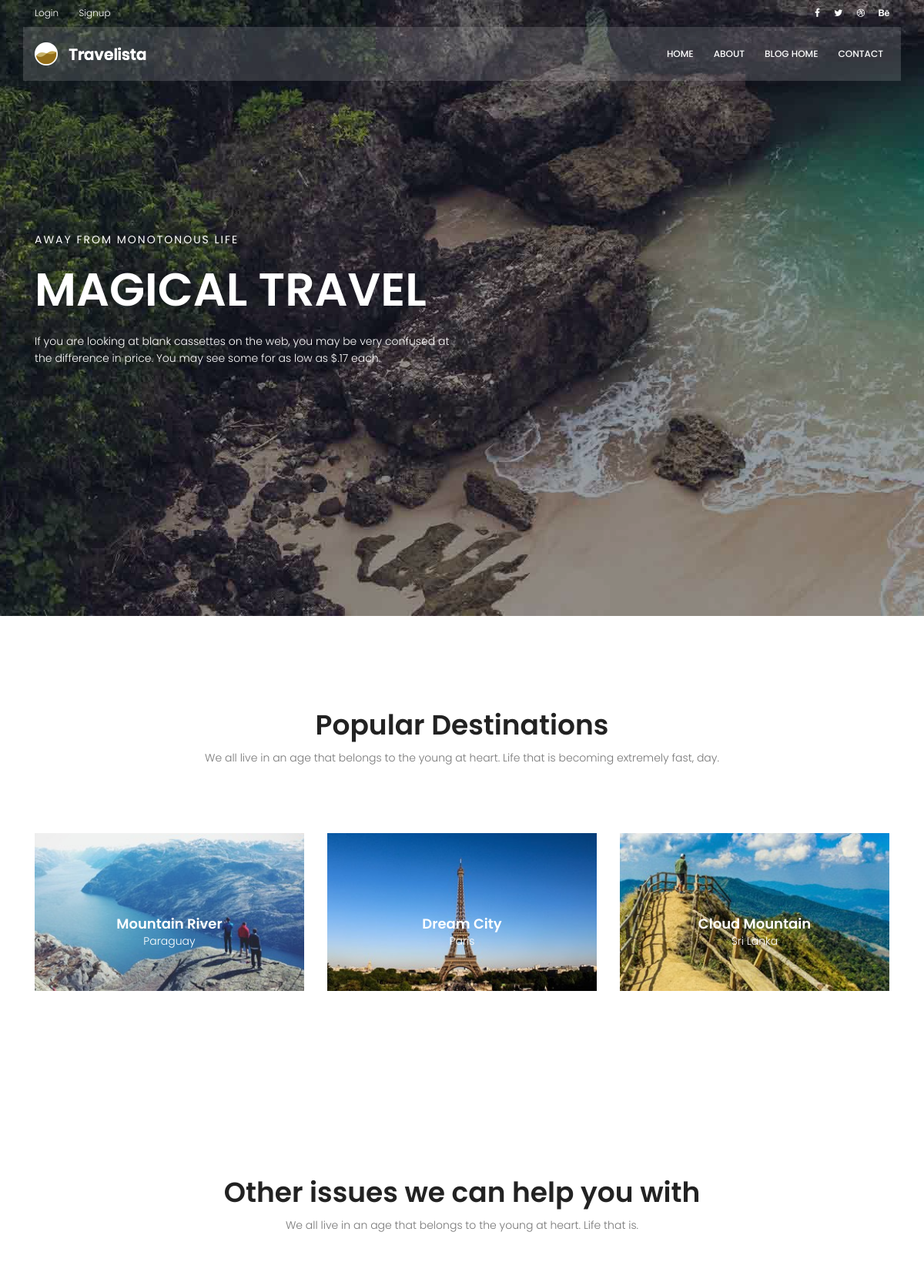
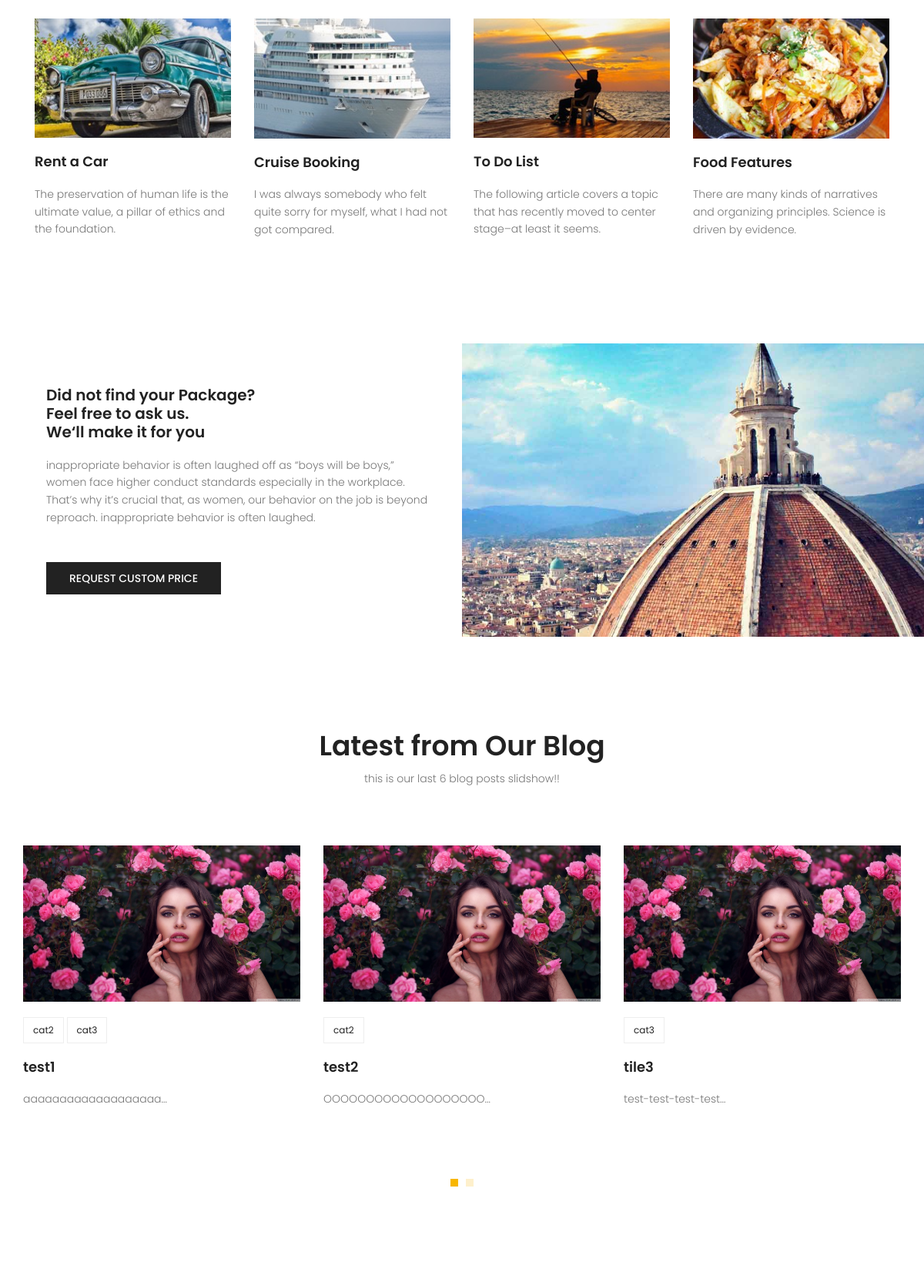
The page / (upper part) on the database its author committed (2 pictures, top to bottom).
### blog/models.py (models this page shows, shortened)
class Post(models.Model):
    image =models.ImageField(upload_to='blog/',default='blog/default.jpg')
    author = models.ForeignKey(User, on_delete=models.CASCADE ,null=True)        #authorیک کلید فرعی واسطه به یوزر
    title = models.CharField(max_length=255)
    content = models.TextField()
    tags = TaggableManager()                                                     #taggit for manage Tags
    category = models.ManyToManyField(Category)
    counted_views = models.IntegerField(default=0)
    status = models.BooleanField(default=False)
    published_date = models.DateTimeField(null=True)
    created_date = models.DateTimeField(auto_now_add=True)
    updated_date = models.DateTimeField(auto_now=True)
    login_required = models.BooleanField(default=False)                          #login requirments in posts
    class Meta:
        ordering = ['created_date']

class Category(models.Model):
        name = models.CharField(max_length=255)

### website/views.py (the view)
# urls.py: path('',index , name='index'),
def index(request):
    return render(request,'index.html')

### website/templatetags/custom_tags2.py (called while the page is built)
@register.inclusion_tag('slide-posts-index.html')
def slidshow():
    posts = Post.objects.filter(status=1).order_by('published_date')[:6]
    return {'posts': posts}

### templates/index.html (shortened to what this page needs)
	{%load static%}
	{% load custom_tags2 %}
	<!DOCTYPE html>
	<html lang="zxx" class="no-js">
	<head>
			<link rel="stylesheet" href="{% static 'css/linearicons.css' %}">
			<link rel="stylesheet" href="{% static 'css/font-awesome.min.css' %}">
			<link rel="stylesheet" href="{% static 'css/bootstrap.css' %}">
			<link rel="stylesheet" href="{% static 'css/magnific-popup.css' %}">
			<link rel="stylesheet" href="{% static 'css/jquery-ui.css' %}">
			<link rel="stylesheet" href="{% static 'css/nice-select.css' %}">
			<link rel="stylesheet" href="{% static 'css/animate.min.css' %}">
			<link rel="stylesheet" href="{% static 'css/owl.carousel.css' %}">
			<link rel="stylesheet" href="{% static 'css/main.css' %}">
		</head>
		<body>
			<header id="header">
				<div class="header-top">
					<div class="container">
			  		<div class="row align-items-center">
			  			<div class="col-lg-6 col-sm-6 col-6 header-top-left">
			  				<ul>
			  				{% if request.user.is_authenticated %}
			  						<li><a href="#">Logged in as {{ request.user.username }}</a></li>
									  <li><a href="{% url 'accounts:logout' %}">Logout</a></li>
								{% else %}
			  						<li><a href="{% url 'accounts:login' %}">Login</a></li>
									  <li><a href="{% url 'accounts:signup' %}">Signup</a></li>
								{% endif %}
			  				</ul>
			  			</div>
			  			<div class="col-lg-6 col-sm-6 col-6 header-top-right">
							<div class="header-social">
								<a href="#"><i class="fa fa-facebook"></i></a>
								<a href="#"><i class="fa fa-twitter"></i></a>
								<a href="#"><i class="fa fa-dribbble"></i></a>
								<a href="#"><i class="fa fa-behance"></i></a>
							</div>
			  			</div>
			  		</div>
					</div>
				</div>
				<div class="container main-menu">
					<div class="row align-items-center justify-content-between d-flex">
				      <div id="logo">
				        <a href="{%url 'website:index' %}"><img src="{% static 'img/logo.png' %}" alt="travel" title="" /></a>
				      </div>
				      <nav id="nav-menu-container">
				        <ul class="nav-menu">
				          <li><a href="{%url 'website:index' %}">Home</a></li>
				          <li><a href="{%url 'website:about' %}">About</a></li>
				          <li><a href="{%url 'blog:index_blog' %}">Blog Home</a></li>
				          <li><a href="{%url 'website:contact' %}">Contact</a></li>
				        </ul>
				      </nav>
					</div>
				</div>
			</header>
			<section class="banner-area relative">
				<div class="overlay overlay-bg"></div>
				<div class="container">
					<div class="row fullscreen align-items-center justify-content-between">
						<div class="col-lg-6 col-md-6 banner-left">
							<h6 class="text-white">Away from monotonous life</h6>
							<h1 class="text-white">Magical Travel</h1>
							<p class="text-white">
								If you are looking at blank cassettes on the web, you may be very confused at the difference in price. You may see some for as low as $.17 each.
							</p>
						</div>
					</div>
				</div>
			</section>
			<section class="popular-destination-area section-gap">
				<div class="container">
		            <div class="row d-flex justify-content-center">
		                <div class="menu-content pb-70 col-lg-8">
		                    <div class="title text-center">
		                        <h1 class="mb-10">Popular Destinations</h1>
		                        <p>We all live in an age that belongs to the young at heart. Life that is becoming extremely fast, day.</p>
		                    </div>
		                </div>
		            </div>
					<div class="row">
						<div class="col-lg-4">
							<div class="single-destination relative">
								<div class="thumb relative">
									<img class="img-fluid" src="{% static 'img/d1.jpg' %}" alt="alt_1">
								</div>
								<div class="desc">
									<h4>Mountain River</h4>
									<p>Paraguay</p>
								</div>
							</div>
						</div>
						<div class="col-lg-4">
							<div class="single-destination relative">
								<div class="thumb relative">
									<img class="img-fluid" src="{% static 'img/d2.jpg' %}" alt="alt2">
								</div>
								<div class="desc">
									<h4>Dream City</h4>
									<p>Paris</p>
								</div>
							</div>
						</div>
						<div class="col-lg-4">
							<div class="single-destination relative">
								<div class="thumb relative">
									<img class="img-fluid" src="{% static 'img/d3.jpg' %}" alt="alt3">
								</div>
								<div class="desc">
									<h4>Cloud Mountain</h4>
									<p>Sri Lanka</p>
								</div>
							</div>
						</div>
					</div>
				</div>
			</section>
			<section class="other-issue-area section-gap">
				<div class="container">
		            <div class="row d-flex justify-content-center">
		                <div class="menu-content pb-70 col-lg-9">
		                    <div class="title text-center">
		                        <h1 class="mb-10">Other issues we can help you with</h1>
		                        <p>We all live in an age that belongs to the young at heart. Life that is.</p>
		                    </div>
		                </div>
		            </div>
					<div class="row">
						<div class="col-lg-3 col-md-6">
							<div class="single-other-issue">
								<div class="thumb">
									<img class="img-fluid" src="{% static 'img/o1.jpg' %}" alt="alt5">
								</div>
								<a href="#">
									<h4>Rent a Car</h4>
								</a>
								<p>
									The preservation of human life is the ultimate value, a pillar of ethics and the foundation.
								</p>
							</div>
						</div>
						<div class="col-lg-3 col-md-6">
							<div class="single-other-issue">
								<div class="thumb">
									<img class="img-fluid" src="{% static 'img/o2.jpg' %}" alt="alt6">
								</div>
								<a href="#">
									<h4>Cruise Booking</h4>
								</a>
								<p>
									I was always somebody who felt quite sorry for myself, what I had not got compared.
								</p>
							</div>
						</div>
						<div class="col-lg-3 col-md-6">
							<div class="single-other-issue">
								<div class="thumb">
									<img class="img-fluid" src="{% static 'img/o3.jpg' %}" alt="alt7">
								</div>
								<a href="#">
									<h4>To Do List</h4>
								</a>
								<p>
									The following article covers a topic that has recently moved to center stage–at least it seems.
								</p>
							</div>
						</div>
						<div class="col-lg-3 col-md-6">
							<div class="single-other-issue">
								<div class="thumb">
									<img class="img-fluid" src="{% static 'img/o4.jpg' %}" alt="alt8">
								</div>
								<a href="#">
									<h4>Food Features</h4>
								</a>
								<p>
									There are many kinds of narratives and organizing principles. Science is driven by evidence.
								</p>
							</div>
						</div>
					</div>
				</div>
			</section>
			<section class="home-about-area">
				<div class="container-fluid">
					<div class="row align-items-center justify-content-end">
						<div class="col-lg-6 col-md-12 home-about-left">
							<h1>
								Did not find your Package? <br>
								Feel free to ask us. <br>
								We‘ll make it for you
							</h1>
							<p>
								inappropriate behavior is often laughed off as “boys will be boys,” women face higher conduct standards especially in the workplace. That’s why it’s crucial that, as women, our behavior on the job is beyond reproach. inappropriate behavior is often laughed.
							</p>
							<a href="#" class="primary-btn text-uppercase">request custom price</a>
						</div>
						<div class="col-lg-6 col-md-12 home-about-right no-padding">
							<img class="img-fluid" src="{% static 'img/about-img.jpg' %}" alt="alt9">
						</div>
					</div>
				</div>
			</section>
			<section class="recent-blog-area section-gap">
				<div class="container">
					<div class="row d-flex justify-content-center">
						<div class="menu-content pb-60 col-lg-9">
							<div class="title text-center">
								<h1 class="mb-10">Latest from Our Blog</h1>
								<p>this is our last 6 blog posts slidshow!!</p>
							</div>
						</div>
					</div>
					{% slidshow %}
				</div>
			</section>
		</body>
	</html>

### templates/slide-posts-index.html (shortened to what this page needs)
{%load static%}
<div class="row">
    <div class="active-recent-blog-carusel">
    {% for post in posts %}
    <div class="single-recent-blog-post item">
        <div class="thumb">
            <img class="img-fluid" src="{{ post.image.url }}" alt="post image">
        </div>
        <div class="details">
            <div class="tags">
                <ul>
                    <a href="#">
                            {% for cat in post.category.all %}
										<li>
											<a href="{% url 'blog:category' cat_name=cat.name %}">
											{{cat.name}}
											</a>
										</li>
										{% endfor %}
                    </a>
                </ul>
            </div>
            <a href="{% url 'blog:single' pid=post.id  %}"><h4 class="title">{{ post.title }}</h4></a>
            <p>
                {{post.content|truncatechars:20}}
            </p>
        </div>
    </div>
    {% endfor %}
    </div>
</div>

### rows shown on the page
Post: image (placeholder picture), title "test1", content "aaaaaaaaaaaaaaaaaaa…"
Category: name "cat2"
Category: name "cat3"
Post: image (placeholder picture), title "test2", content "OOOOOOOOOOOOOOOOOOO…"
Post: image (placeholder picture), title "tile3", content "test-test-test-test…"
